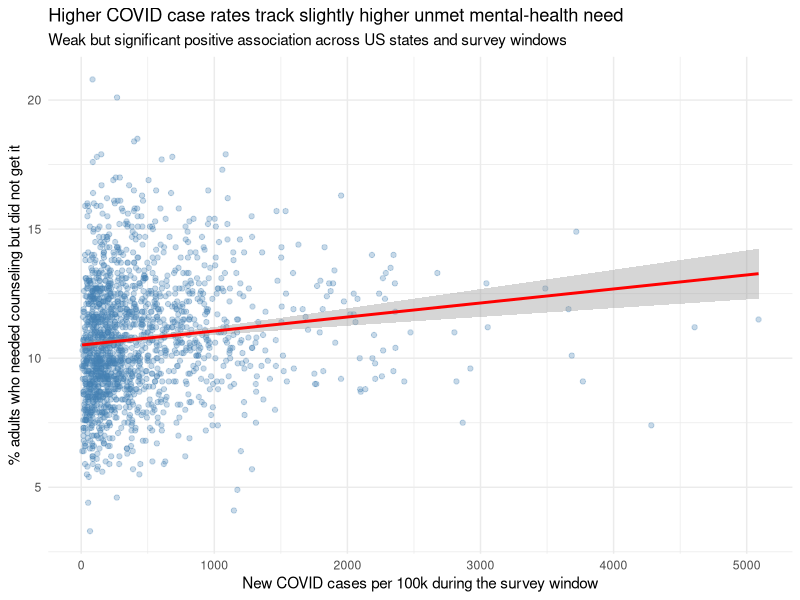

Recreate this plot in R. (Note: this script raises an error after producing the figure.)
## ---- chunk 1
#| message: false
#| warning: false
library(tidyverse)
library(here)

joined   <- read_csv(here("data", "processed", "covid_mentalhealth_joined.csv"),
                     show_col_types = FALSE)
national <- read_csv(here("data", "processed", "covid_mentalhealth_national.csv"),
                     show_col_types = FALSE)

## ---- chunk 2
m1 <- lm(unmet_need ~ covid_rate, data = joined)
summary(m1)

# Population claim -> report the coefficient with its 95% CI, not just the p-value.
cbind(estimate = coef(m1), confint(m1))
## ---- chunk 3
ggplot(joined, aes(x = covid_rate, y = unmet_need)) +
  geom_point(alpha = 0.3, colour = "steelblue") +
  geom_smooth(method = "lm", se = TRUE, colour = "red") +
  labs(
    title = "Higher COVID case rates track slightly higher unmet mental-health need",
    subtitle = "Weak but significant positive association across US states and survey windows",
    x = "New COVID cases per 100k during the survey window",
    y = "% adults who needed counseling but did not get it"
  ) +
  theme_minimal()
## ---- chunk 4
#| fig-cap: "Two-panel time series of national unmet mental-health need (top) and the national COVID-19 case rate (bottom), by survey window, Aug 2020 to Apr 2022. Plotting them on a shared time axis shows whether the two series rise and fall together across pandemic waves."
#| fig-alt: "Two stacked line charts sharing an x-axis of survey-window dates from Aug 2020 to Apr 2022. Top: percent of adults with unmet mental-health need. Bottom: new COVID cases per 100k. The COVID panel shows sharp winter peaks; the unmet-need panel is comparatively flat."
us_pop <- sum(pop$population)

covid_nat <- covid_daily |>
  inner_join(distinct(mh_nat, win_start, win_end),
             by = join_by(between(date, win_start, win_end))) |>
  summarise(covid_rate = sum(new_cases) / us_pop * 1e5, .by = c(win_start, win_end))

mh_nat |>
  left_join(covid_nat, by = c("win_start", "win_end")) |>
  select(win_start,
         `Unmet need (%)`    = unmet_need,
         `COVID cases /100k` = covid_rate) |>
  pivot_longer(-win_start) |>
  ggplot(aes(win_start, value)) +
  geom_line(colour = "darkblue") +
  geom_point(size = 1) +
  facet_wrap(~name, ncol = 1, scales = "free_y") +
  labs(title = "National unmet mental-health need and COVID case rate over time",
       x = "Survey window start", y = NULL) +
  theme_minimal()
